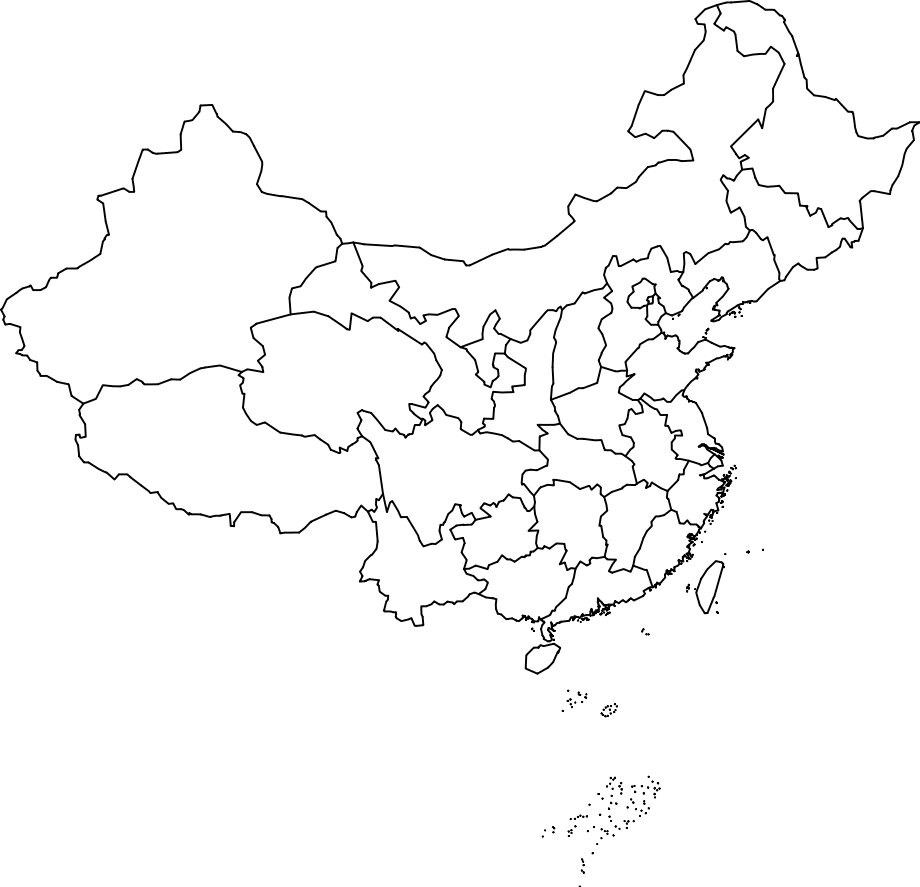
#> input picture Challenge2/china_map.png, 920 x 887 px
$ jupyter execute --allow-errors challenge2.ipynb
#> lines starting #> are read from the running program, lines starting #| are printed output that depends on the picture; after the words box and inside, x2 and y2 are one past the last pixel; in counts of white or black regions, pixels touching at a corner belong together
## Challenge 2

The script takes a black-outline PNG of China and a CSV of numbers, then:

1. **Tells Python where the files live** (`ROOT`, `MAP_FN`, `CSV_FN`).

[cell 1]
# ------------------------------------------------------------
#  Inputs   : china_map.png , china_map_values.csv
#  Outputs  : no_names_map.png , segmented_named_map.png
# ------------------------------------------------------------
from pathlib import Path
import cv2, numpy as np, pandas as pd
import matplotlib.pyplot as plt
from matplotlib.colors import LinearSegmentedColormap
from scipy import ndimage
from skimage import measure

ROOT   = Path(".")
MAP_FN = ROOT / "china_map.png"
CSV_FN = ROOT / "china_map_values.csv"

2. **Hard-wires a mapping** from every region-ID in the segmented image to
   the correct province name (`label_to_province`).
   *This guarantees each coloured blob is the right province—no guessing.*

[cell 2]
# ------------------------------------------------------------
#  Define province labels
# ------------------------------------------------------------

label_to_province = {
     1: "Heilongjiang",
     2: "Inner Mongolia",
     3: "Xinjiang",
     5: "Liaoning",
     6: "Hebei",
     7: "Ningxia",
     9: "Beijing",
    11: "Shanxi",
    14: "Henan",
    17: "Gansu",
    18: "Shaanxi",
    23: "Tianjin",
    24: "Tibet",
    25: "Hubei",
    27: "Shandong",
    28: "Jiangsu",
    29: "Sichuan",
    31: "Hunan",
    39: "Zhejiang",
    42: "Jiangxi",
    43: "Fujian",
    47: "Guizhou",
    48: "Yunnan",
    49: "Guangdong",
    52: "Guangxi",
    53: "Shanghai",
    54: "Taiwan",
    67: "Hainan",
}

3. **Reads the CSV**, trims whitespace, converts the “Mb 2005” column to
   floats, and stores it in a handy dictionary-like Pandas Series called
   `values`.

#> (a cell that did not finish here is left out)

4. **Segments the PNG**:
   * Turns the map to greyscale → thresholds the black borders → fills
   holes → gives every province a unique integer label (1, 2, 3…).

[cell 4]
# ------------------------------------------------------------
#  Segment the PNG → labels array
# ------------------------------------------------------------
img  = cv2.imread(str(MAP_FN))
#> img is the input picture: shape (887, 920, 3); min 1, max 255, mean 248.9
if img is None:
    raise FileNotFoundError(MAP_FN)

gray = cv2.cvtColor(img, cv2.COLOR_BGR2GRAY)
border_mask = cv2.threshold(gray, 200, 255, cv2.THRESH_BINARY_INV)[1]
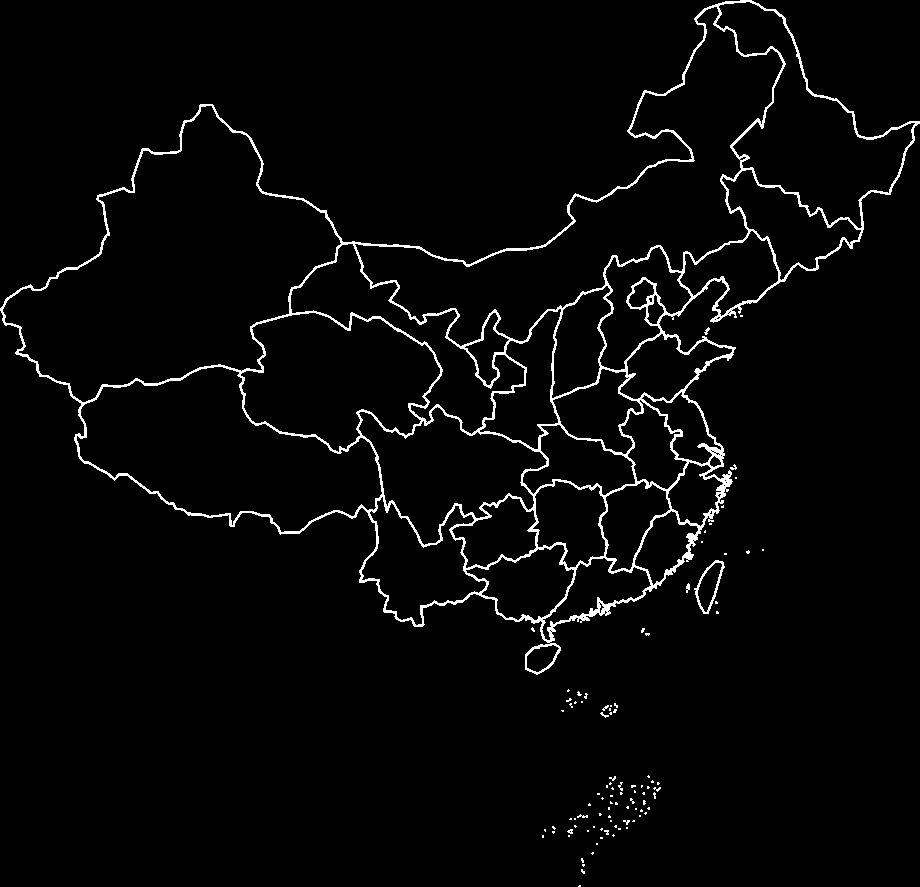
#> border_mask: shape (887, 920); 3% white in thin lines or dots
land_mask   = ndimage.binary_fill_holes(border_mask).astype(bool) & (border_mask == 0)
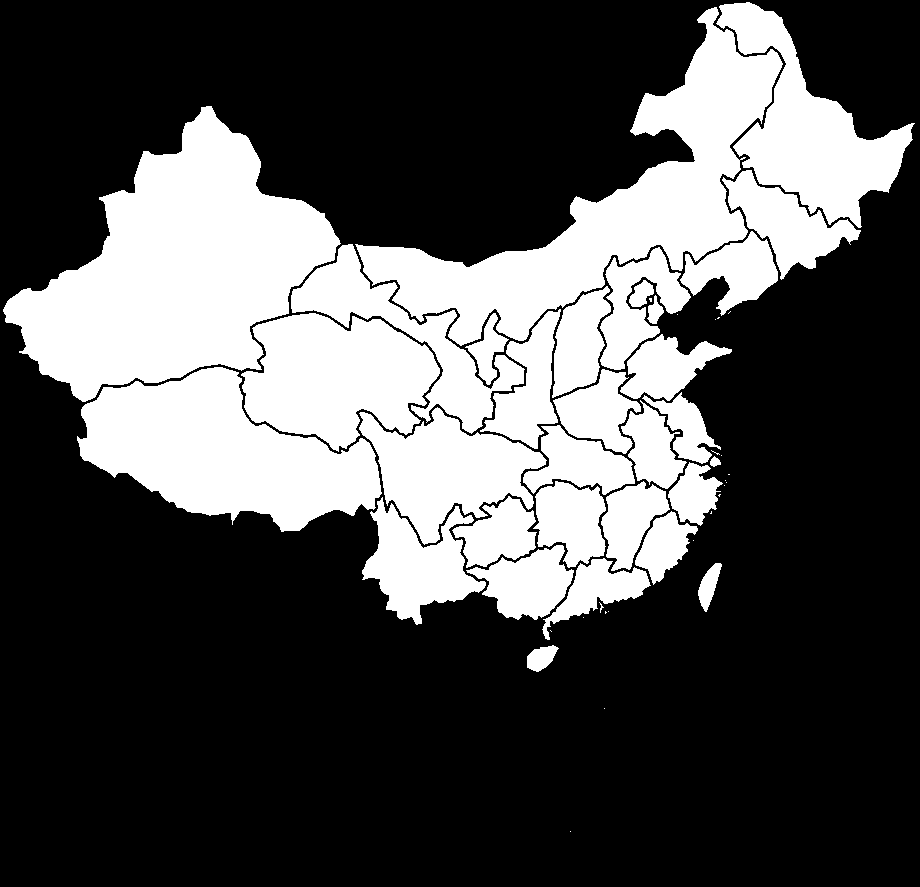
#> land_mask: shape (887, 920) bool; 31% white; 52 white regions (21 under 20 px), largest, box (x1, y1, x2, y2) and area: (3, 106, 341, 402) 50854, (355, 7, 783, 346) 38379, (77, 367, 382, 532) 28655

labels, _ = measure.label(land_mask, connectivity=1, return_num=True)
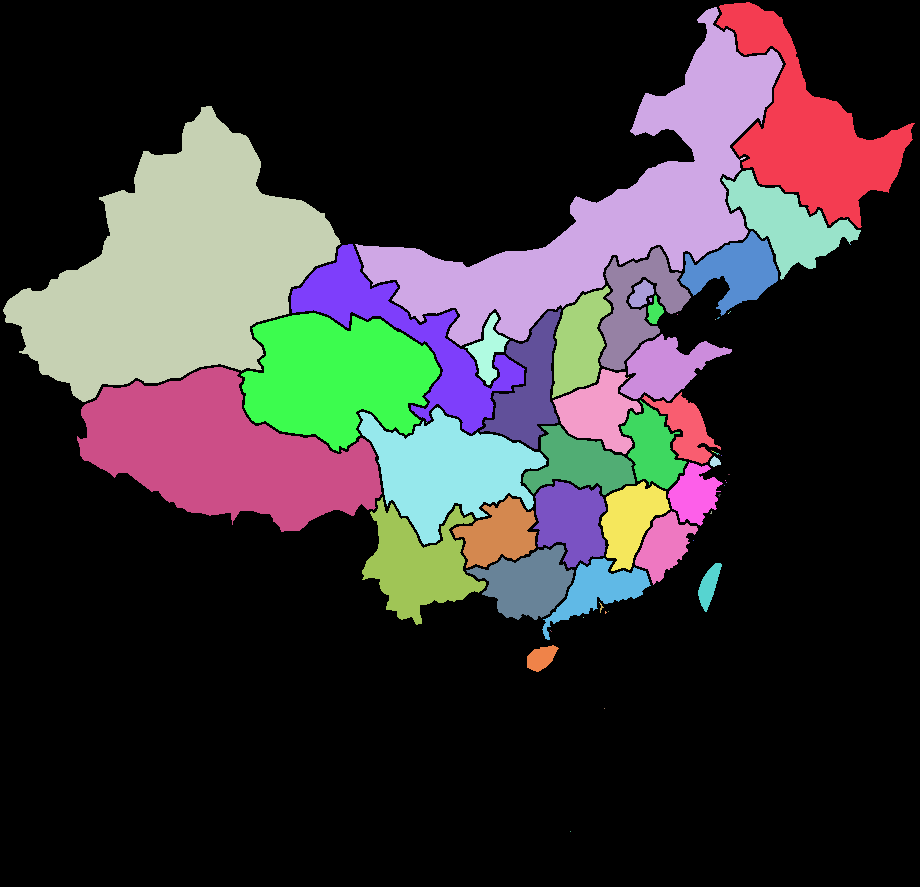
#> labels: shape (887, 920) int32; 65 distinct labels, from 0 to 64; one colour per label, 0 black

5. **Paints the heat-map**:
   * Looks up the Mb 2005 value for each province, normalises it between
   the CSV’s min & max, maps that 0-to-1 number onto a red→yellow colour
   scale, and flood-fills every pixel whose label matches.
   * Draws crisp black borders back on top so provinces remain clear.

[cell 5]
# ------------------------------------------------------------
#  Build heat-map image
# ------------------------------------------------------------
h, w   = labels.shape
#> h = 887; w = 920
heat   = np.full((h, w, 3), 255, np.uint8)     # white background

# gather min/max for colour scale
#> (the rest of this cell did not finish here and is left out)

6. **Writes the province name** in the middle of each region (quick
   centroid of the pixels), skipping any province that’s missing from the
   CSV.

[cell 6]
# ------------------------------------------------------------
#  Add province names (text at centroid of each label)
# ------------------------------------------------------------
named = heat.copy()
#> (the rest of this cell did not finish here and is left out)

7. **Displays & saves** two PNGs:
   * `no_names_map.png` – colours only, no text.
   * `segment_named_map.png` – colours **plus** names **plus** a vertical
   colour-bar that matches the exact data range.

[cell 7]
# ------------------------------------------------------------
#  Show + save with colour-bar
# ------------------------------------------------------------
fig, ax = plt.subplots(figsize=(10, 7))
ax.imshow(cv2.cvtColor(named, cv2.COLOR_BGR2RGB))
#> named: shape (887, 920, 3); every value is 255
ax.axis("off")

#> (the rest of this cell did not finish here and is left out)

$ run again, with segmented_named_map.png copied over Challenge2/china_map.png
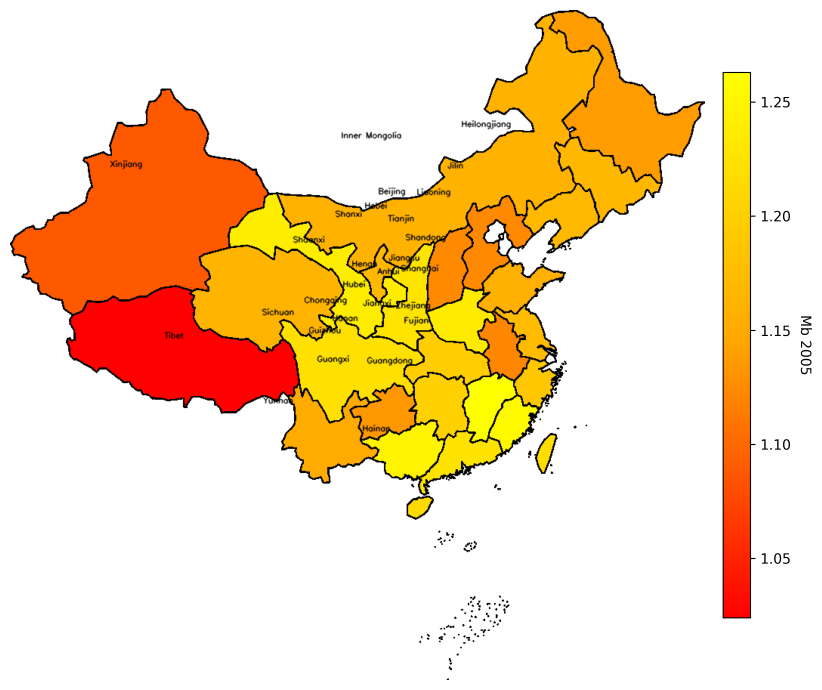
#> input picture segmented_named_map.png, 2465 x 2070 px (shown at 1/3 size)
#> img is the input picture: shape (2070, 2465, 3); mean B, G, R 176.6, 217.3, 247
#> `border_mask = cv2.threshold(gray, 200, 255, cv2.THRESH_BINARY_INV)[1]`:
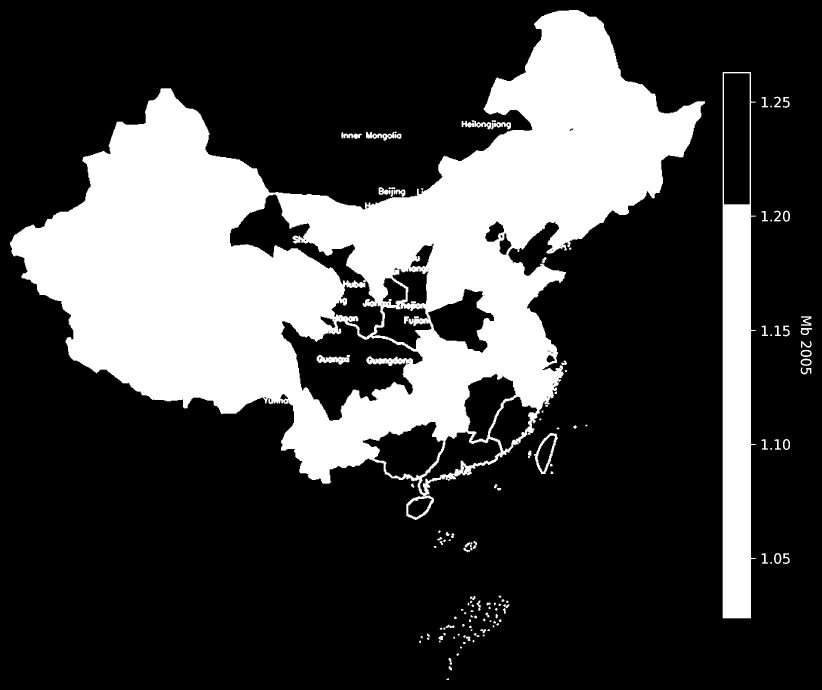
#> border_mask: shape (2070, 2465) (shown at 1/3 size); 26% white; 143 white regions, largest, box (x1, y1, x2, y2) and area: (30, 30, 2115, 1560) 1196145, (2168, 216, 2267, 1855) 109274, (1602, 1299, 1674, 1422) 1998
#> land_mask: shape (2070, 2465) bool; 5% white; 110 white regions (65 under 20 px), largest, box (x1, y1, x2, y2) and area: (844, 962, 1269, 1262) 59653, (690, 584, 1148, 1013) 43520, (2172, 220, 2249, 613) 30261
#> `labels, _ = measure.label(land_mask, connectivity=1, return_num=True)`:
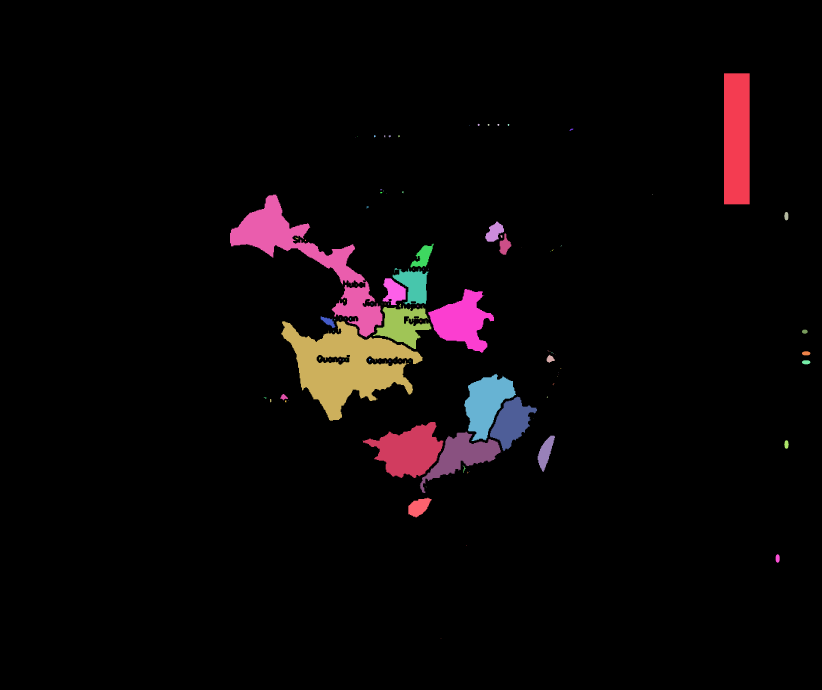
#> labels: shape (2070, 2465) int32 (shown at 1/3 size); 111 distinct labels, from 0 to 110; one colour per label, 0 black
#> named: shape (2070, 2465, 3); every value is 255

$ run again, with Challenge2/no_names_map.png copied over Challenge2/china_map.png
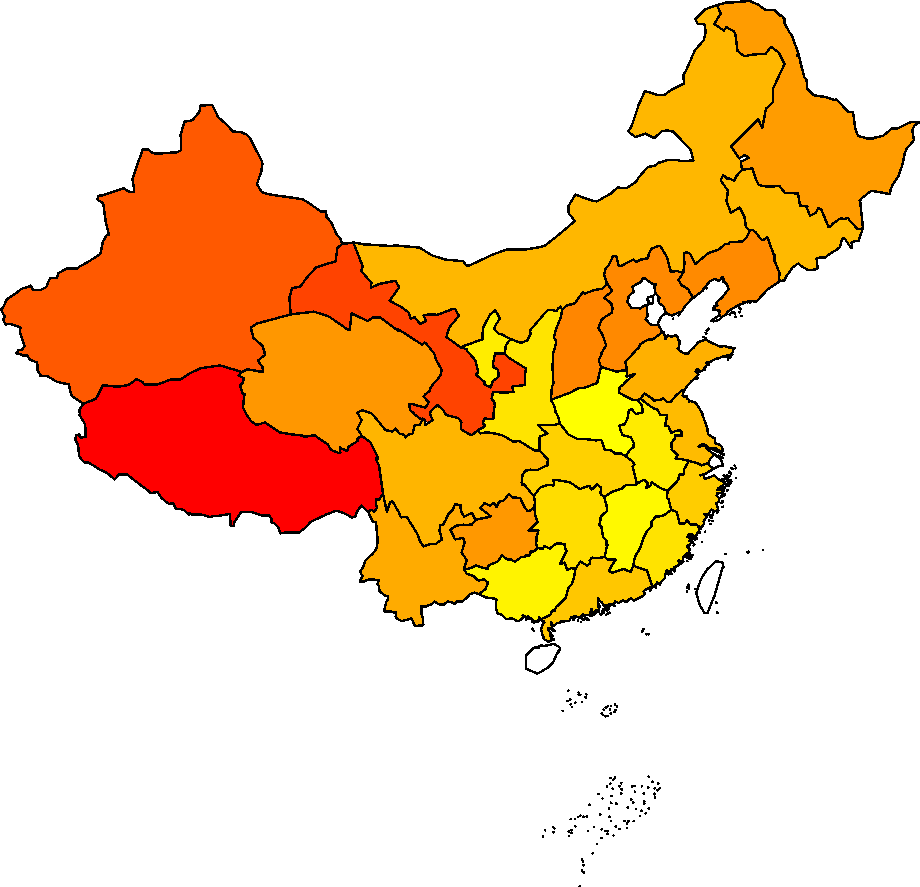
#> input picture Challenge2/no_names_map.png, 920 x 887 px
#> img is the input picture: shape (887, 920, 3); mean B, G, R 169, 211.3, 247.4
#> `border_mask = cv2.threshold(gray, 200, 255, cv2.THRESH_BINARY_INV)[1]`:
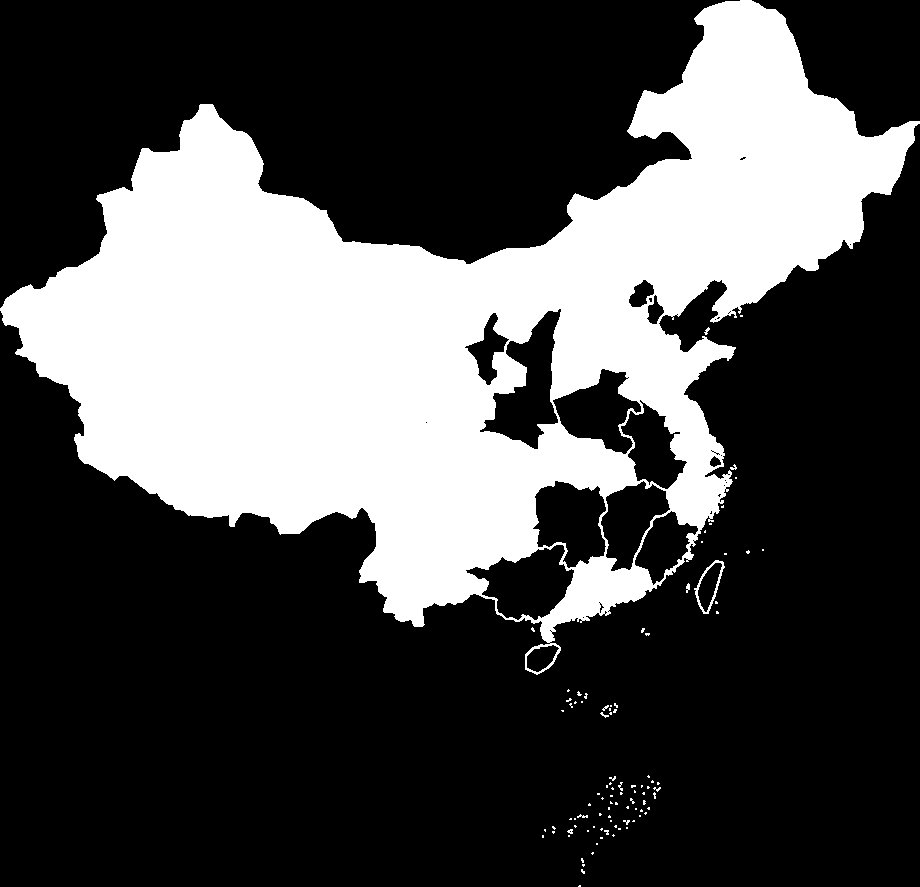
#> border_mask: shape (887, 920); 30.3% white; 95 white regions (86 under 20 px), largest, box (x1, y1, x2, y2) and area: (0, 0, 920, 675) 245942, (694, 560, 725, 614) 304, (686, 583, 690, 593) 27
#> land_mask: shape (887, 920) bool; 3.7% white; 37 white regions (24 under 20 px), largest, box (x1, y1, x2, y2) and area: (480, 309, 561, 449) 5029, (466, 545, 574, 620) 4608, (533, 481, 606, 568) 4409
#> `labels, _ = measure.label(land_mask, connectivity=1, return_num=True)`:
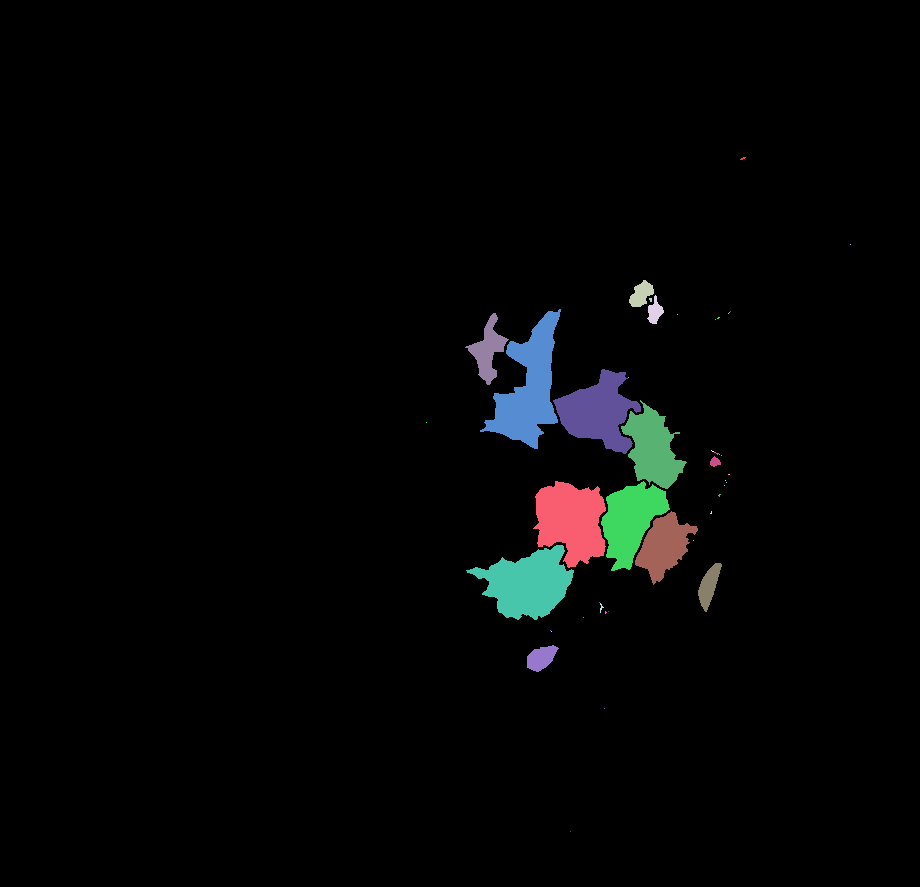
#> labels: shape (887, 920) int32; 47 distinct labels, from 0 to 46; one colour per label, 0 black
#> named: shape (887, 920, 3); every value is 255
